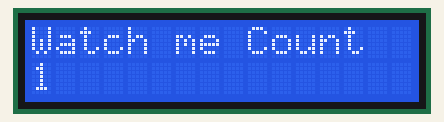
Recording of a sketch running on a simulated Arduino Uno, built with avr-gcc and run on an emulated ATmega328P. Shown: 16×2 character LCD.

Above: at 0.1 s.
At 4.1 s:
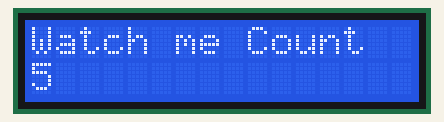
At 9.1 s:
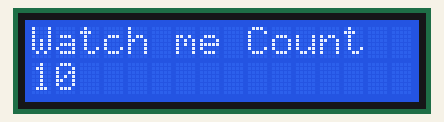
At 19.1 s:
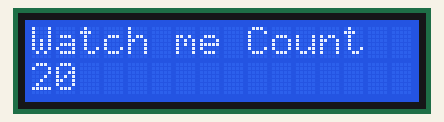
At 28.1 s:
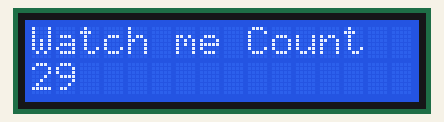
At 38.1 s:
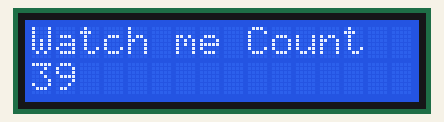

The sketch:

Code_48_LCD_Display.ino
```cpp
#include <LiquidCrystal.h>
int rs=7;
int en=8;
int d4=9;
int d5=10;
int d6=11;
int d7=12;
int dt=1000;
LiquidCrystal lcd(rs,en,d4,d5,d6,d7);
void setup() {
  // put your setup code here, to run once:
lcd.begin(16,2);
}

void loop() {
  // put your main code here, to run repeatedly:
  lcd.setCursor(0,0);
  lcd.print("Watch me Count");
for (int j=1;j<=60;j=j+1){
  lcd.setCursor(0,1);
  lcd.print(j);
  delay(dt);
}
  lcd.clear();
}
```

Measured:
- what the display in image 1 shows lasts 1.0 s, from 4.1 s to 5.1 s
